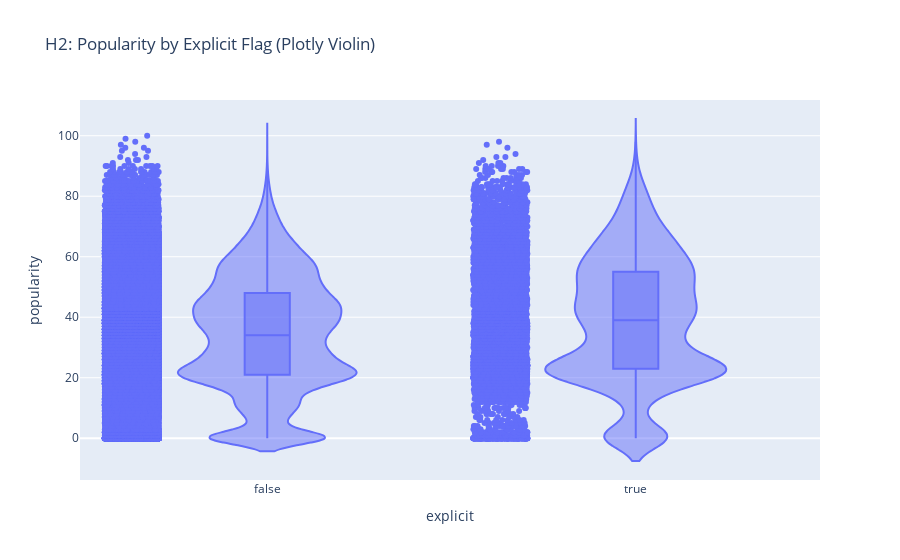

Write notebook code for a chart like this one.
### Markdown cell above
H2 - “Explicit tracks are, on average, less popular than clean tracks.”

- We’re comparing average popularity between explicit = True and explicit = False songs.

### Code cell
# ============================================================
# H2 - “Explicit tracks are, on average, less popular than clean tracks.”
#
# We compare average popularity between:
#   explicit = True  (explicit tracks)
#   explicit = False (clean tracks)
#
# Statistical tests:
#   - Welch’s t-test (unequal variances)
#   - Cohen’s d (effect size)
#
# Visuals:
#   A. Seaborn boxplot
#   B. Matplotlib histograms
#   C. Plotly violin plot
# ============================================================

import numpy as np
import pandas as pd
import matplotlib.pyplot as plt
import seaborn as sns
from scipy import stats
import plotly.express as px

# (A) Statistical Comparison

if {"explicit", "popularity"}.issubset(df.columns):

    a = df.loc[df["explicit"] == True, "popularity"].dropna()    # explicit
    b = df.loc[df["explicit"] == False, "popularity"].dropna()   # clean

    print(f"n_explicit={len(a)}, n_clean={len(b)}")

    if len(a) > 30 and len(b) > 30:

        # Welch’s t-test
        t_stat, p_val = stats.ttest_ind(a, b, equal_var=False)

        # Cohen’s d (pooled SD)
        pooled_sd = np.sqrt(
            ((a.var(ddof=1) * (len(a) - 1)) +
             (b.var(ddof=1) * (len(b) - 1)))
            / (len(a) + len(b) - 2)
        )
        cohend = (a.mean() - b.mean()) / pooled_sd

        print(f"Welch t={t_stat:.3f}, p={p_val:.3g}")
        print(f"Cohen's d={cohend:.3f}  (negative means explicit < clean)")
        print(f"mean_explicit={a.mean():.2f}, mean_clean={b.mean():.2f}")


    # (B) Visuals

    # --- Boxplot (Seaborn) ---
    plt.figure(figsize=(6, 5))
    sns.boxplot(data=df, x="explicit", y="popularity")
    plt.title("H2: Popularity by Explicit Flag (Seaborn Boxplot)")
    plt.xlabel("explicit (True = explicit, False = clean)")
    plt.tight_layout()
    plt.show()

    # --- Histograms (Matplotlib) ---
    plt.figure(figsize=(7, 5))
    plt.hist(a, bins=30, alpha=0.5, label="explicit")
    plt.hist(b, bins=30, alpha=0.5, label="clean")
    plt.xlabel("popularity")
    plt.ylabel("count")
    plt.title("H2: Popularity Distribution (Matplotlib)")
    plt.legend()
    plt.tight_layout()
    plt.show()

#  ---Violin Plotly ---

import nbformat
nbformat.__version__
import plotly.io as pio
pio.renderers.default = "vscode"

fig = px.violin(
    df.dropna(subset=["explicit", "popularity"]),
    x="explicit",
    y="popularity",
    box=True,
    points="all",
    title="H2: Popularity by Explicit Flag (Plotly Violin)"
)
fig.show()

### Figure 1 — Plotly figure (JSON) as saved in the notebook; plotly's stock layout.template omitted (floating-point values rounded to 4 significant figures; data arrays with more than 128 entries replaced by an {"elided": "..."} marker saying what was removed)
{"data": [{"alignmentgroup": "True", "box": {"visible": true}, "hovertemplate": "explicit=%{x}<br>popularity=%{y}<extra></extra>", "legendgroup": "", "marker": {"color": "#636efa"}, "name": "", "offsetgroup": "", "orientation": "v", "points": "all", "scalegroup": "True", "showlegend": false, "type": "violin", "x": {"elided": "81133 bool values"}, "x0": " ", "xaxis": "x", "y": {"elided": "81133 int values"}, "y0": " ", "yaxis": "y"}], "layout": {"legend": {"tracegroupgap": 0}, "title": {"text": "H2: Popularity by Explicit Flag (Plotly Violin)"}, "violinmode": "group", "xaxis": {"anchor": "y", "domain": [0, 1], "title": {"text": "explicit"}}, "yaxis": {"anchor": "x", "domain": [0, 1], "title": {"text": "popularity"}}}}
